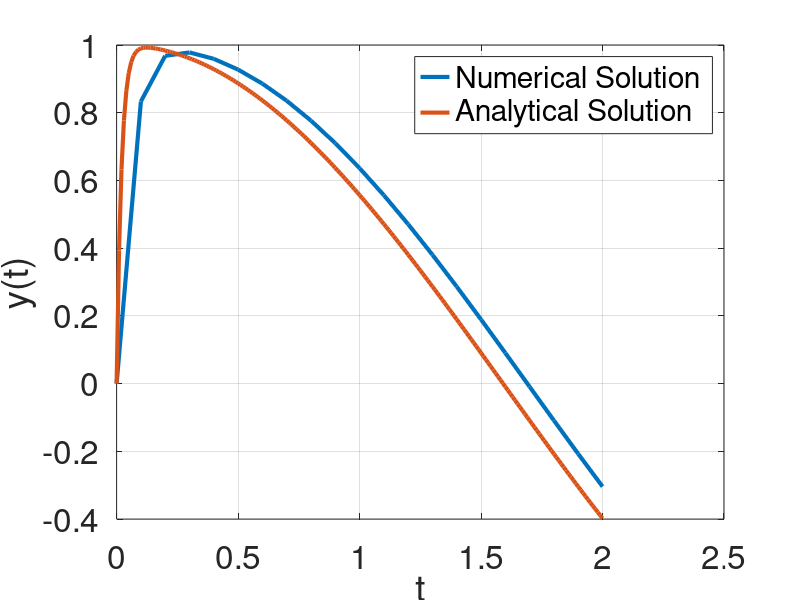

MATLAB code to generate this figure:
%BDF+Newton's method solver for Stiff ODEs:
clc;
close all;
clearvars;
clear all;
set(0,'defaultlinelinewidth',3);
set(0,'defaultTextFontSize',18);
set(0,'DefaultAxesFontSize',24);
%parameters:
t0 = 0; %initial time
h=0.1; %step size
tfinal = 2; %final time
n = ceil((tfinal-t0)/h); %number of time points
N = 20; %Iteration points for Newton's method
t=zeros(1,n); %time vector in the range t0<=h<=tfinal
y=zeros(1,n); %ODE solution vector
t(1)  =  t0; %starting time
y0 = 0; %initial condition
y(1) =  y0; %initiating with initial condition

%function specification:
f =  @(t,y) 50*(cos(t)-y); %function
df = @(t,y) -50; %df/dy
F=@(t,y,y0) y-y0-h*f(t,y); %Backward Euler function: y(i)-y(i-1)-h*f(t(i),y(i))=0
dF=@(t,y) (1-h*df(t,y)); %dF/dy

%loop for backward Euler:
for i=1:n
    y0 = y(i);
    t(i+1)=t(i)+h;

%loop for Newton's method:
    for j=1:N
        x = y(i)-(F(t(i),y(i),y0)/dF(t(i),y(i)));
    end
    y(i+1)=x;
end
% Analytical solution plot
t1=0:0.01:2; %time vector
y_exact= (50/2501)*(sin(t1)+50*cos(t1)-50*exp(-50*t1)); %analytical solution plot
%solution plot:
figure()
plot(t,y);
hold on;
grid on;
ylabel('y(t)');
xlabel('t');
plot(t1, y_exact);
legend('Numerical Solution','Analytical Solution');
hold off;
